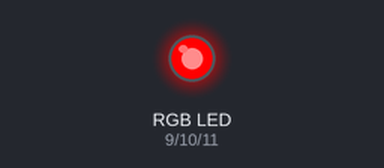
This sketch was run on a simulated Arduino Uno, built with avr-gcc and run on an emulated ATmega328P. Shown: an RGB LED mixed from three pins (HIGH = lit). Dim RGB values are drawn brighter than linear.

Above: at 0.05 s.
At 1.25 s:
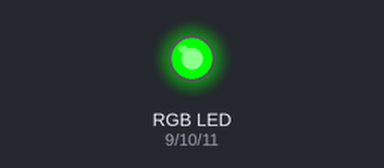
At 2.5 s:
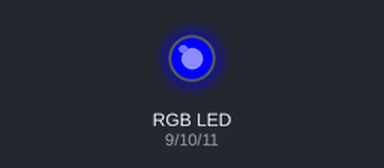
At 3.75 s:
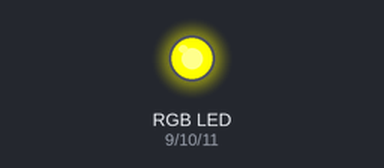
At 5.0 s:
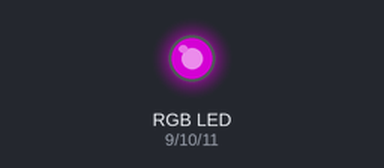
Timing chart, 0 to 6.5 s (numbered marks = the images above):
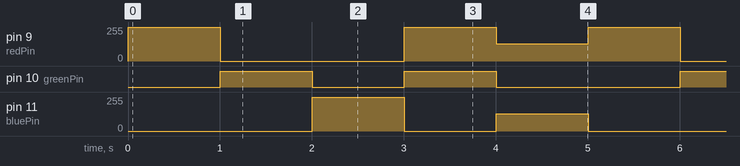

Measured:
- by itself, pin 9 (redPin): repeats every 5.0 s: 0/255 2.0 s, 255/255 1.0 s, 128/255 1.0 s, 255/255 1.0 s
- by itself, pin 10 (greenPin): repeats every 5.0 s: LOW 1.0 s, HIGH 1.0 s, LOW 2.0 s, HIGH 1.0 s
- by itself, pin 11 (bluePin): repeats every 5.0 s: 0/255 1.0 s, 128/255 1.0 s, 0/255 2.0 s, 255/255 1.0 s

The sketch:

RGB.ino
```cpp
int redPin = 9;
int greenPin = 10;
int bluePin = 11;

void setup() {
  pinMode(redPin, OUTPUT);
  pinMode(greenPin, OUTPUT);
  pinMode(bluePin, OUTPUT);
}

void loop() {
  setColor(255, 0, 0); // Red
  delay(1000);

  setColor(0, 255, 0); // Green
  delay(1000);

  setColor(0, 0, 255); // Blue
  delay(1000);

  setColor(255, 255, 0); // Yellow
  delay(1000);

  setColor(128, 0, 128); // Purple
  delay(1000);
}

void setColor(int red, int green, int blue) {
  analogWrite(redPin, red);
  analogWrite(greenPin, green);
  analogWrite(bluePin, blue);
}
```
